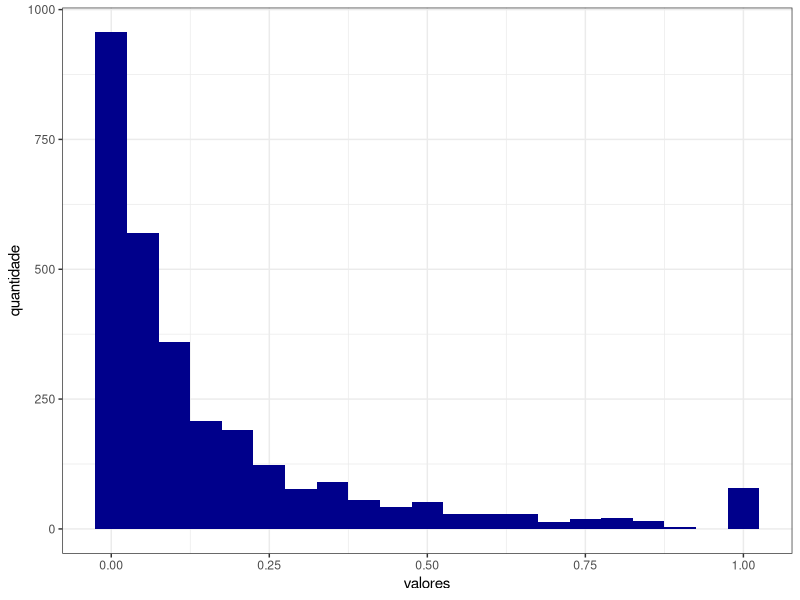

This figure's R source:
# r program to draw a pie chart in the screen
library (ggplot2)
library (png)

cat("entered r program to plot stats\n")

# get command line arguments
args <- commandArgs(trailingOnly = TRUE)

# get data and name the column
data <- read.table("temp.txt", sep = ",")
names(data) <- c("valores")

# my plot
my_plot <-  ggplot(data, aes(valores)) + 
            geom_histogram(binwidth = 0.05, fill = "darkblue") + 
            #geom_histogram(fill = "darkblue") + 
            ylab("quantidade") + 
            theme_bw()

# save graph
ggsave(filename="temp.png", my_plot)

cat("leaving r program that plot stats\n")
